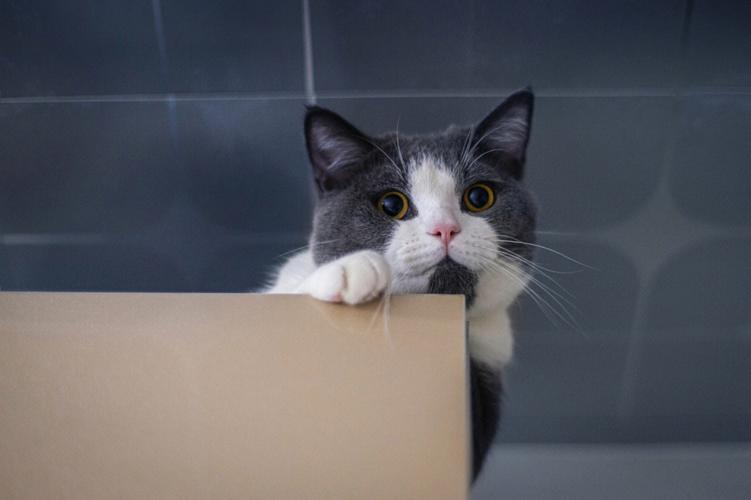
#> input picture reference/程序源码/uptech_vision_ai_class_code/d_image_deal/cat.jpeg, 751 x 500 px
$ python image_add.py
#> lines starting #> are read from the running program, lines starting #| are printed output that depends on the picture
import cv2

# 读取两张图片
img1 = cv2.imread("cat.jpeg")
#> img1 is the input picture: shape (500, 751, 3); mean B, G, R 95.3, 89.5, 89.5
img2 = cv2.imread("dog.jpeg")
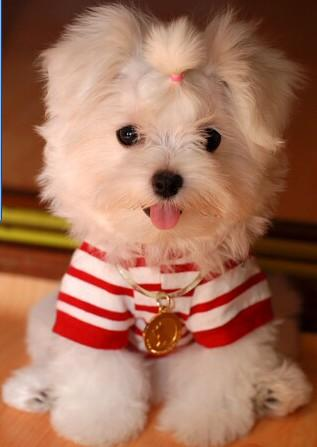
#> input picture reference/程序源码/uptech_vision_ai_class_code/d_image_deal/dog.jpeg, 317 x 447 px
#> img2 is the input picture: shape (447, 317, 3); mean B, G, R 91, 113.8, 164

# 获取两张图片的尺寸
height1, width1 = img1.shape[:2]
#> height1 = 500; width1 = 751
height2, width2 = img2.shape[:2]
#> height2 = 447; width2 = 317

# 判断两张图片的尺寸是否一致，如果不一致，调整img2的尺寸
if height1 != height2 or width1 != width2:
    img2 = cv2.resize(img2, (width1, height1))
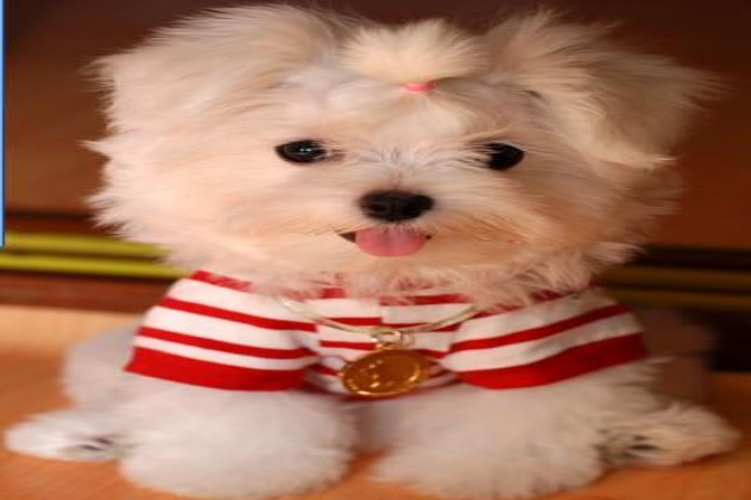
#> img2: shape (500, 751, 3); mean B, G, R 90.9, 113.7, 163.9

# 进行图像的加法操作
add1 = cv2.add(img1, img2)
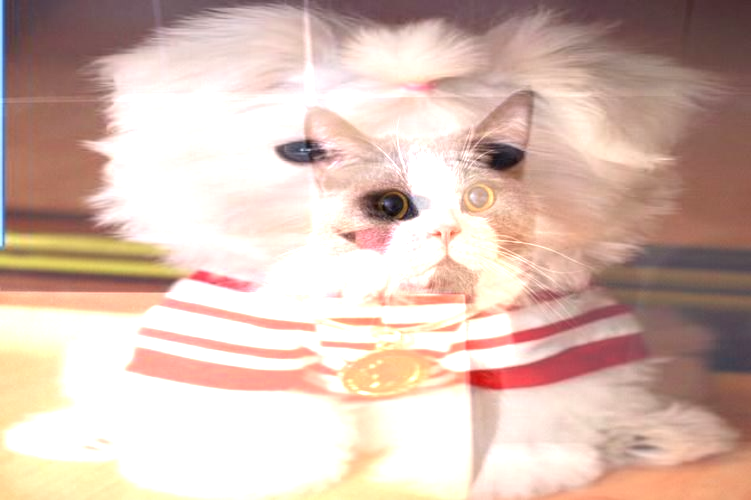
#> add1: shape (500, 751, 3); mean B, G, R 176.9, 188.4, 214.6

# 进行加权加法操作
add2 = cv2.addWeighted(img1, 0.5, img2, 0.5, 3)
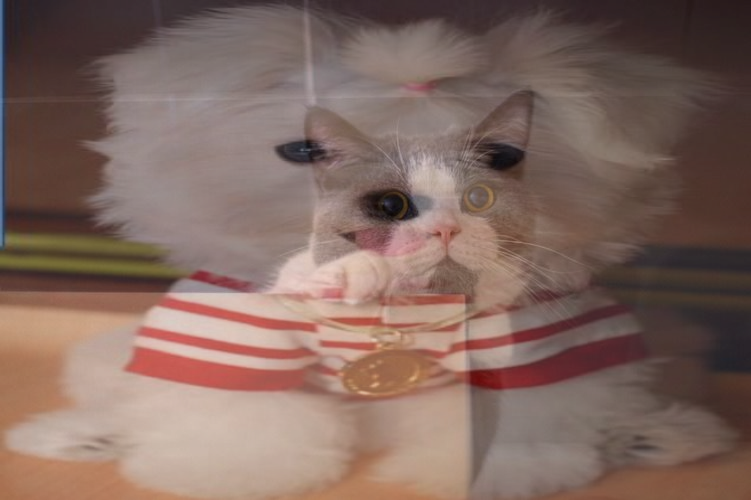
#> add2: shape (500, 751, 3); mean B, G, R 96.1, 104.6, 129.7

# 显示结果
cv2.imshow("add1", add1)
cv2.imshow("add2", add2)

cv2.waitKey()
